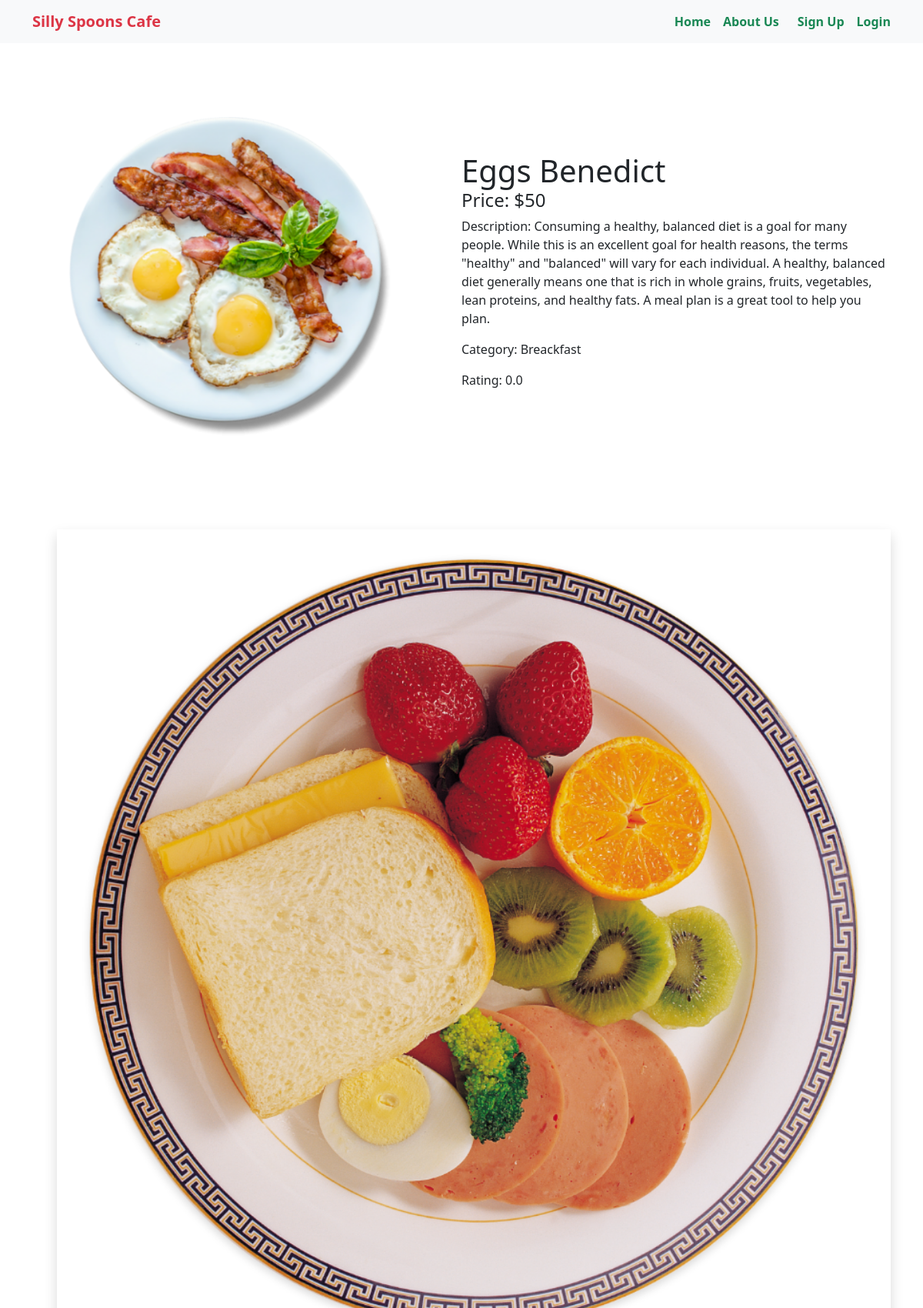
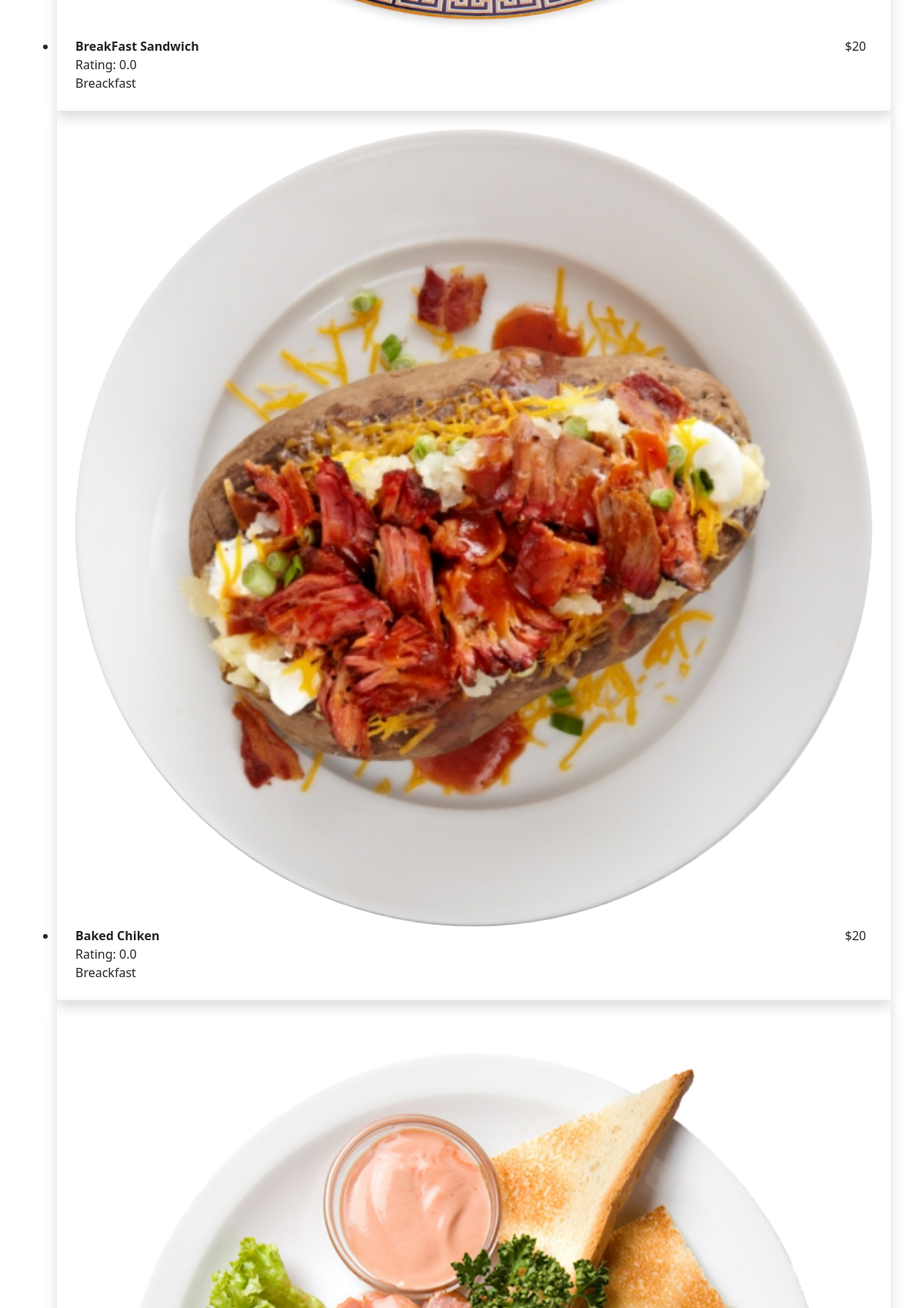
Page /food/fooddetails/101 (upper part) on the committed database (2 pictures, top to bottom).
### food/models.py (models this page shows, shortened)
class Food(models.Model):
    foodid = models.IntegerField(primary_key=True)
    name = models.CharField(max_length=50)
    price = models.IntegerField()
    description = models.TextField()
    rating = models.FloatField(default=0.0)
    category = models.ForeignKey(Category, on_delete=models.CASCADE)
    author = models.ForeignKey(User, on_delete=models.CASCADE)
    image = models.ImageField(upload_to='food/images')

class Category(models.Model):
    name = models.CharField(max_length=30)
    slug = models.SlugField(max_length=40)
    image = models.ImageField(upload_to='food/images', null=True, blank=True)
    def __str__(self):
        return self.name

### food/views.py (the view, shortened to what this page needs)
# urls.py: path('fooddetails/<int:foodid>', views.FoodDetailsView.as_view(), name='food_details' ),
class FoodDetailsView(DetailView):
    model = models.Food
    template_name = 'food_details.html'
    pk_url_kwarg = 'foodid'
    def get_context_data(self, **kwargs):
        context = super().get_context_data(**kwargs)
        food = self.object
        reviews = food.reviews.all()
        review_form = forms.ReviewForm()
        foodData = models.Food.objects.filter(category = self.object.category ).exclude(foodid = self.object.foodid)
        context["foodData"] = foodData
        context['reviews'] = reviews
        context['review_form'] = review_form
        context['food_ratings'] = range(int(self.object.rating))
        return context

### food/templates/food_details.html (shortened to what this page needs)
{% extends 'base.html' %}
{% load crispy_forms_tags %}
{% block content %}
<div class="container my-5 py-5">
  <div class="mb-3 " style="max-width: 100%;">
    <div class="row g-0">
      <div class="col-lg-6">
        <img src="{{food.image.url}}" class="img-fluid rounded-start w-75 ms-5" alt="...">
      </div>
      <div class="col-lg-6 my-auto">
        <div class="card-body ">
          <h1 class="card-title">{{food.name}}</h1>
          <h4 class="card-text">Price: ${{food.price}}</h4>
          <p class="card-text">Description: {{food.description}}</p>
          <p class="card-text">Category: {{food.category}}</p>
          <p class="card-text">Rating: {{food.rating}}</p>
        </div>
      </div>
    </div>
  </div>
  <div class="swiffy-slider slider-item-show3 slider-item-reveal slider-nav-dark slider-nav-outside-expand my-5 py-5">
    <ul class="slider-container py-4" id="slider2">
      {% for food in foodData %}
        <li>
          <a href="{% url 'food_details' food.foodid %}" class="text-decoration-none text-dark">
            <div class="shadow h-100 p-4">
                <div class="ratio ratio-1x1">
                    <img src="{{ food.image.url }}" class="card-img-top" loading="lazy" alt="...">
                </div>
                <div class="card-body d-flex flex-column flex-md-row">
                    <div class="flex-grow-1">
                        <strong>{{food.name}}</strong>
                        <p class="card-text m-0">Rating: {{food.rating}}</p>
                        <p class="card-text">{{food.category}}</p>
                    </div>
                    <div class="px-md-2">${{food.price}}</div>
                </div>
            </div>
          </a>
        </li>
        {% endfor %}
    </ul>
</div>
</div>
{% endblock %}

### static/css/style.css (style rules this page uses)
:root { --card_width: 200px; --card_border_radius: 16px; --row_increment: 5px; --card_small: 25; --card_medium: 35; --card_large: 45; }

### rows in the picture
Food: image (picture), name "Eggs Benedict", price "50", description "Consuming a healthy, balanced diet is a goal for many people. While this is an excellent goal for health reasons, the terms \"healthy\" and \"balanced\" will vary for each individual. A healthy, balanced diet generally means one that is rich in whole grains, fruits, vegetables, lean proteins, and healthy fats. A meal plan is a great tool to help you plan.", category "Breackfast", rating "0.0"
Food: image (picture), name "BreakFast Sandwich", rating "0.0", category "Breackfast", price "20"
Food: image (picture), name "Baked Chiken", rating "0.0", category "Breackfast", price "20"
Food: image (picture)
